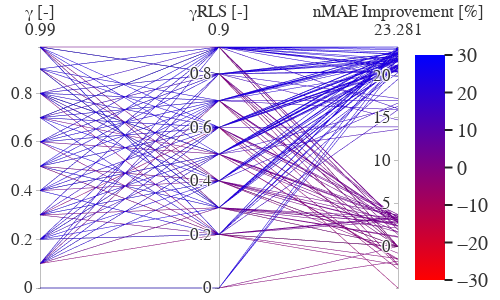

The notebook cell saved with this chart:
### Markdown cell above
# Changing discount factor

### Code cell
IS_SAC = False

df = df_sac_discount if IS_SAC else df_dsac_discount
df = df[(df['status']==1)]
fig = px.parallel_coordinates(df[['discount_factor', 'discount_factor_model', 'nmae_improvement']], color='nmae_improvement',

                              labels={
                                  'discount_factor': "γ [-]",
                                  'discount_factor_model': "γRLS [-]",
                                  'nmae_improvement': 'nMAE Improvement [%]'},
                              color_continuous_scale=px.colors.sequential.Bluered[::-1],
                              color_continuous_midpoint=0.5,
                              range_color=[-30, 30],
                              template="seaborn")

layout_nmae_improvement = actor_critic_lr_layout.copy()
layout_nmae_improvement['coloraxis_colorbar'] = None

fig.update_layout(**layout_nmae_improvement)

fig.show()

if True:
    fig.write_image(Path().paper_figures / f"hyperparams-idhp-{'sac' if IS_SAC else 'dsac'}-discount-success.pdf")

### Figure 1 — Plotly figure (JSON) as saved in the notebook; plotly's stock layout.template omitted (floating-point values rounded to 4 significant figures; data arrays with more than 128 entries replaced by an {"elided": "..."} marker saying what was removed)
{"data": [{"dimensions": [{"label": "γ [-]", "values": {"elided": "166 float values"}}, {"label": "γRLS [-]", "values": {"elided": "166 float values"}}, {"label": "nMAE Improvement [%]", "values": {"elided": "166 float values"}}], "domain": {"x": [0.0, 1.0], "y": [0.0, 1.0]}, "line": {"color": {"elided": "166 float values"}, "coloraxis": "coloraxis"}, "name": "", "type": "parcoords"}], "layout": {"coloraxis": {"colorbar": {}, "colorscale": [[0.0, "rgb(255,0,0)"], [1.0, "rgb(0,0,255)"]], "cmid": 0.5, "cmin": -30, "cmax": 30}, "legend": {"tracegroupgap": 0}, "margin": {"t": 45, "l": 40, "r": 2, "b": 10}, "font": {"family": "Fira Sans, Helvetica, Arial, sans-serif", "color": "#333333", "size": 20}, "autosize": false, "width": 500, "height": 300}}
